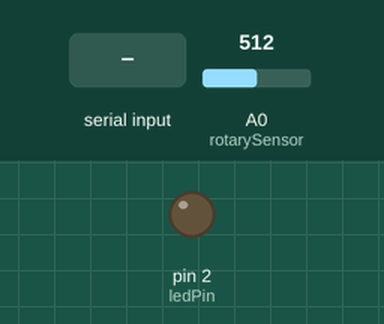
Bench run of a sketch on a simulated Arduino Uno, built with avr-gcc and run on an emulated ATmega328P. Parts: output pins drawn as LEDs (lit = HIGH). Inputs (shaded band) come from the test bench; at power-on: A0 (rotarySensor) = 512. What the sketch prints to the serial monitor is not drawn.

Above: at 1.2 s.
1.3 s: "led_on;" received over Serial
At 2.5 s:
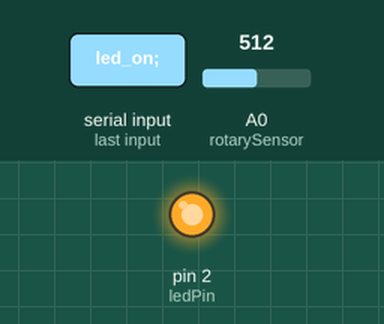
2.8 s: "led_off;" received over Serial
At 3.9 s:
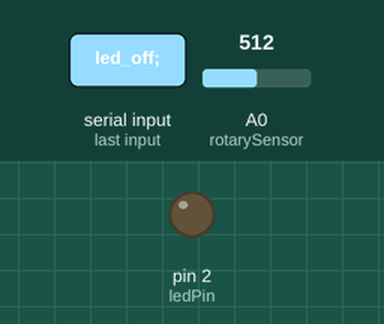
Timing chart, 0 to 5.8 s (numbered marks = the images above; inputs shaded):
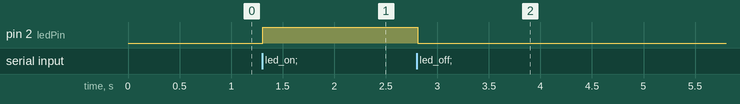

The sketch:

grove_oefening_1-solution.ino
```cpp
/*
  Two-way communication between an Arduino and Protopie
  This script shows how to interact between Protopie and Arduino using Serial Communication
  The hardware entails:
    * A Grove-Red LED connected to port D2 of a Grove-Base Shield
    * A Grove Grove-Rotary Angle Sensor(P) to port A0 of a Grove-Base Shield

  modified December 13 2022
  by Bas Baccarne
*/

// define variables
int oldSensorValue;
String oldScreenbuttonState = "led_off";
String newScreenbuttonState ="led_off";

// define pin numbers of led (D2) and rotary angle sensor (A0)
#define ledPin 2
#define rotarySensor A0

void setup() {
  // open serial communication
  Serial.begin(9600);

  // define input and output
  pinMode(rotarySensor, INPUT);
  pinMode(ledPin, OUTPUT);
}

void loop() {
  // DIRECTION 1: ARDUINO TO PROTOPIE (send the value of the rotary angle sensor)

  // read rotary sensor state
  int sensorValue = analogRead(rotarySensor);

  // if the rotaty angle sensor changes, send the new value
  // we only send data when something changes to be as sparse as possible on the transactions
  if (oldSensorValue != sensorValue){
    // reset the change detection variable
    oldSensorValue = sensorValue;
    // send the angle value (0 to 1023 as variable "angle")
    Serial.print("angle||");
    Serial.println(sensorValue);
  }

  // DIRECTION 2: PROTOPIE 2 ARDUINO (check for "led" message and turn led on if detected)

  // if information is coming in through the serial
  if(Serial.available()){
      // read it until the semicolon
      newScreenbuttonState = Serial.readStringUntil(';');
  }

  if(newScreenbuttonState == "led_on"){
    digitalWrite(ledPin, HIGH);
    oldScreenbuttonState = newScreenbuttonState;
  }

    if(newScreenbuttonState == "led_off"){
    digitalWrite(ledPin, LOW);
    oldScreenbuttonState = newScreenbuttonState;
  }

}
```

Measured:
- after the input at 1.3 s, pin 2 (ledPin): LOW → HIGH at once
- after the input at 2.8 s, pin 2 (ledPin): HIGH → LOW at once
